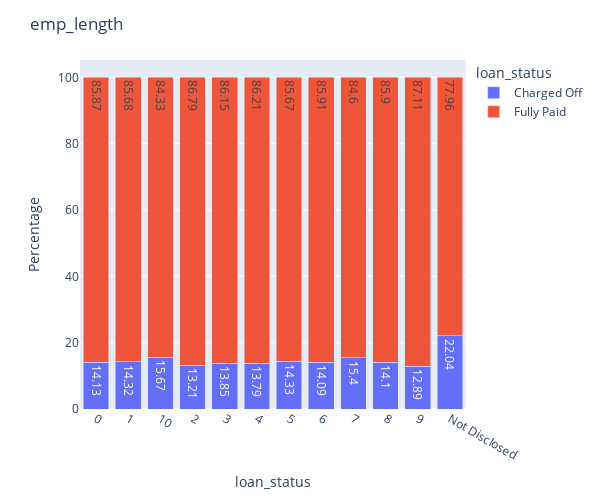

Notebook code for this chart:
### Markdown cell above
#### emp_length: tenure of employee

### Code cell
#box_plot(data= loan_data_extract,y='emp_length',x='loan_status')
#loan_data_extract['int_rate_bin'] = pd.cut(loan_data_extract['int_rate'], np.linspace(5, 25, 5))

count_plot(loan_data_extract,['emp_length'])

stack_plot(x='emp_length',y='loan_status',data=loan_data_extract)

### Figure 1 — Plotly figure (JSON) as saved in the notebook; plotly's stock layout.template omitted (floating-point values rounded to 4 significant figures)
{"data": [{"alignmentgroup": "True", "hovertemplate": "loan_status=Charged Off<br>emp_length=%{x}<br>Percentage=%{text}<extra></extra>", "legendgroup": "Charged Off", "marker": {"color": "#636efa", "pattern": {"shape": ""}}, "name": "Charged Off", "offsetgroup": "Charged Off", "orientation": "v", "showlegend": true, "text": [14.13, 14.32, 15.67, 13.21, 13.85, 13.79, 14.33, 14.09, 15.4, 14.1, 12.89, 22.04], "textposition": "auto", "type": "bar", "x": ["0 ", "1 ", "10", "2", "3", "4", "5", "6", "7", "8", "9", "Not Disclosed"], "xaxis": "x", "y": [14.13, 14.32, 15.67, 13.21, 13.85, 13.79, 14.33, 14.09, 15.4, 14.1, 12.89, 22.04], "yaxis": "y"}, {"alignmentgroup": "True", "hovertemplate": "loan_status=Fully Paid<br>emp_length=%{x}<br>Percentage=%{text}<extra></extra>", "legendgroup": "Fully Paid", "marker": {"color": "#EF553B", "pattern": {"shape": ""}}, "name": "Fully Paid", "offsetgroup": "Fully Paid", "orientation": "v", "showlegend": true, "text": [85.87, 85.68, 84.33, 86.79, 86.15, 86.21, 85.67, 85.91, 84.6, 85.9, 87.11, 77.96], "textposition": "auto", "type": "bar", "x": ["0 ", "1 ", "10", "2", "3", "4", "5", "6", "7", "8", "9", "Not Disclosed"], "xaxis": "x", "y": [85.87, 85.68, 84.33, 86.79, 86.15, 86.21, 85.67, 85.91, 84.6, 85.9, 87.11, 77.96], "yaxis": "y"}], "layout": {"barmode": "stack", "height": 500, "legend": {"title": {"text": "loan_status"}, "tracegroupgap": 0}, "margin": {"t": 60}, "title": {"text": "emp_length"}, "width": 600, "xaxis": {"anchor": "y", "domain": [0, 1], "title": {"text": "loan_status"}}, "yaxis": {"anchor": "x", "domain": [0, 1], "title": {"text": "Percentage"}}}}
